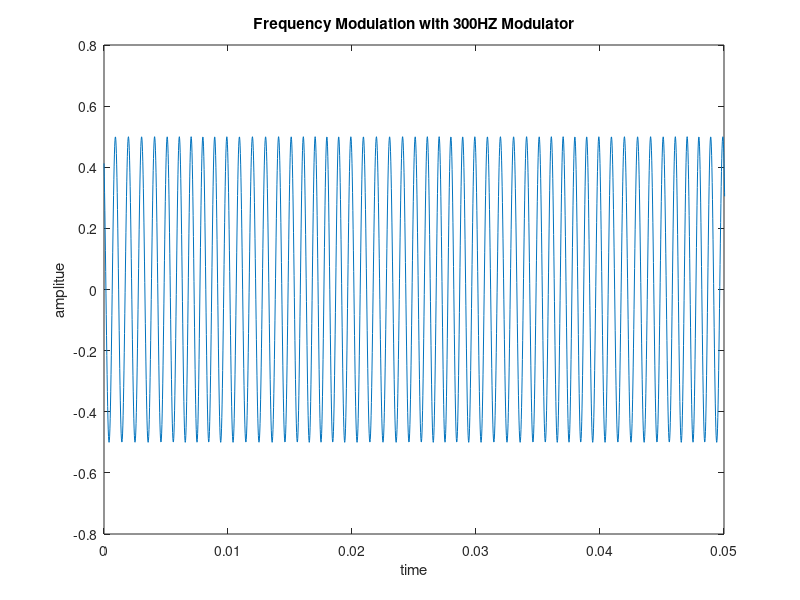

Source code (MATLAB): (Note: this script raises an error after producing the figure.)
fs = 44100;
ts = 1/fs;
t=0:ts:4;

ac_1 = 0.5; fc_1 = 1000; % carrier 1
am_1 = 0.6; fm_1 = 100; % modulator 1

ac_2 = 0.5; fc_2 = 440; % carrier 2
am_2 = 0.6; fm_2 = 500;  % modulator 2

FM_1 = ac_1 * cos((2 * pi * fc_1 * t) + am_1 * cos(2 * pi * fm_1 * t));

% plot
figure;
plot(t, FM_1);
xlim([0 0.05]);
title('Frequency Modulation with 300HZ Modulator');
xlabel('time');
ylabel('amplitue');
% play

player_FM1 = audioplayer(FM_1, fs);
%play(player_FM1, fs);
audiowrite('FM_1.wav', FM_1, fs);
% FM with fm = 50Hz
% synthesize FM sound

FM_2 = ac_2 * cos((2 * pi * fc_2 * t) + am_2 * cos(2 * pi * fm_2 * t));

% plot
figure;
plot(t, FM_2);
xlim([0 0.05]);
title('Frequency Modulation with 50HZ Modulator');
xlabel('time');
ylabel('frequency');
% play
player_FM2 = audioplayer(FM_2, fs);
play(player_FM2, fs);
audiowrite('FM_2.wav', FM_2, fs);

